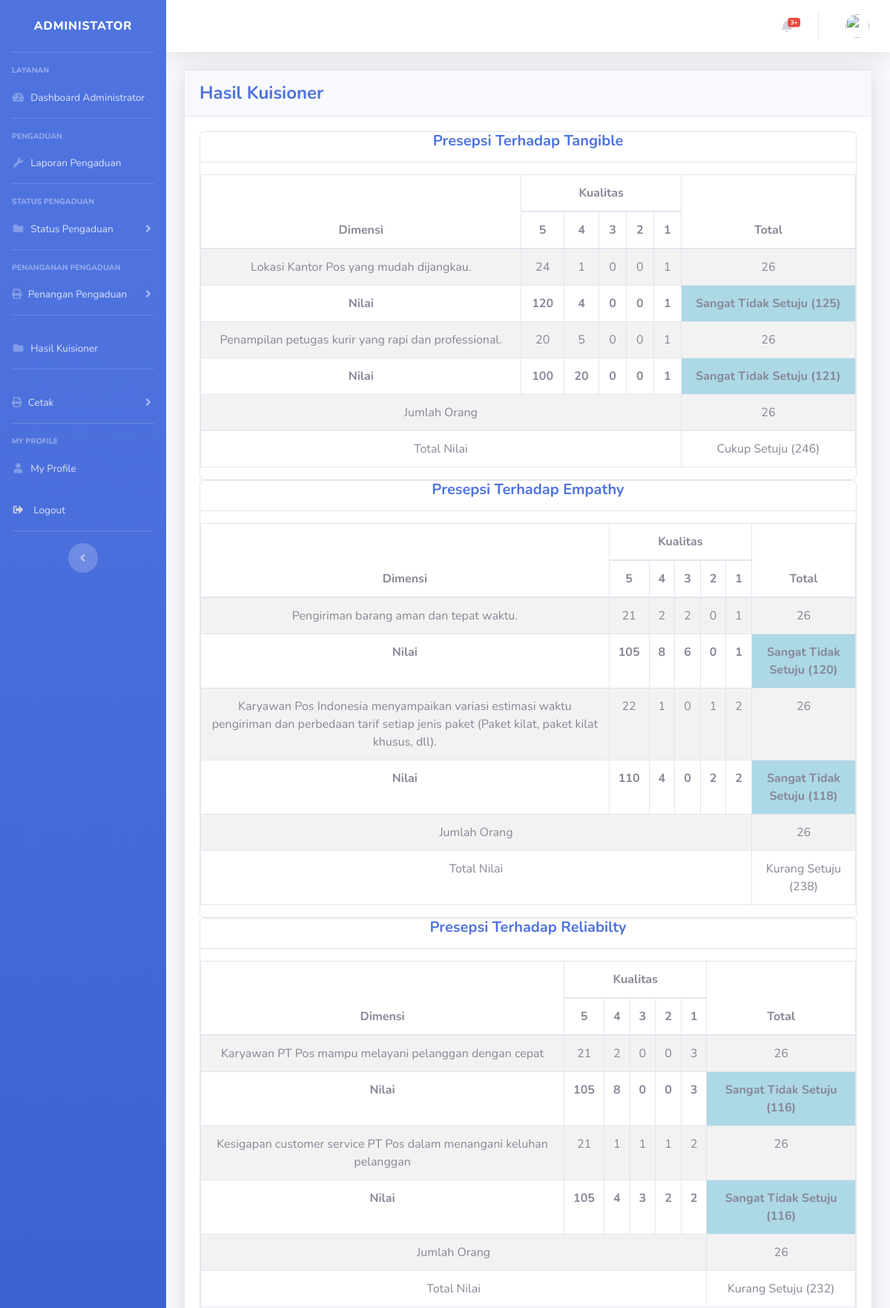
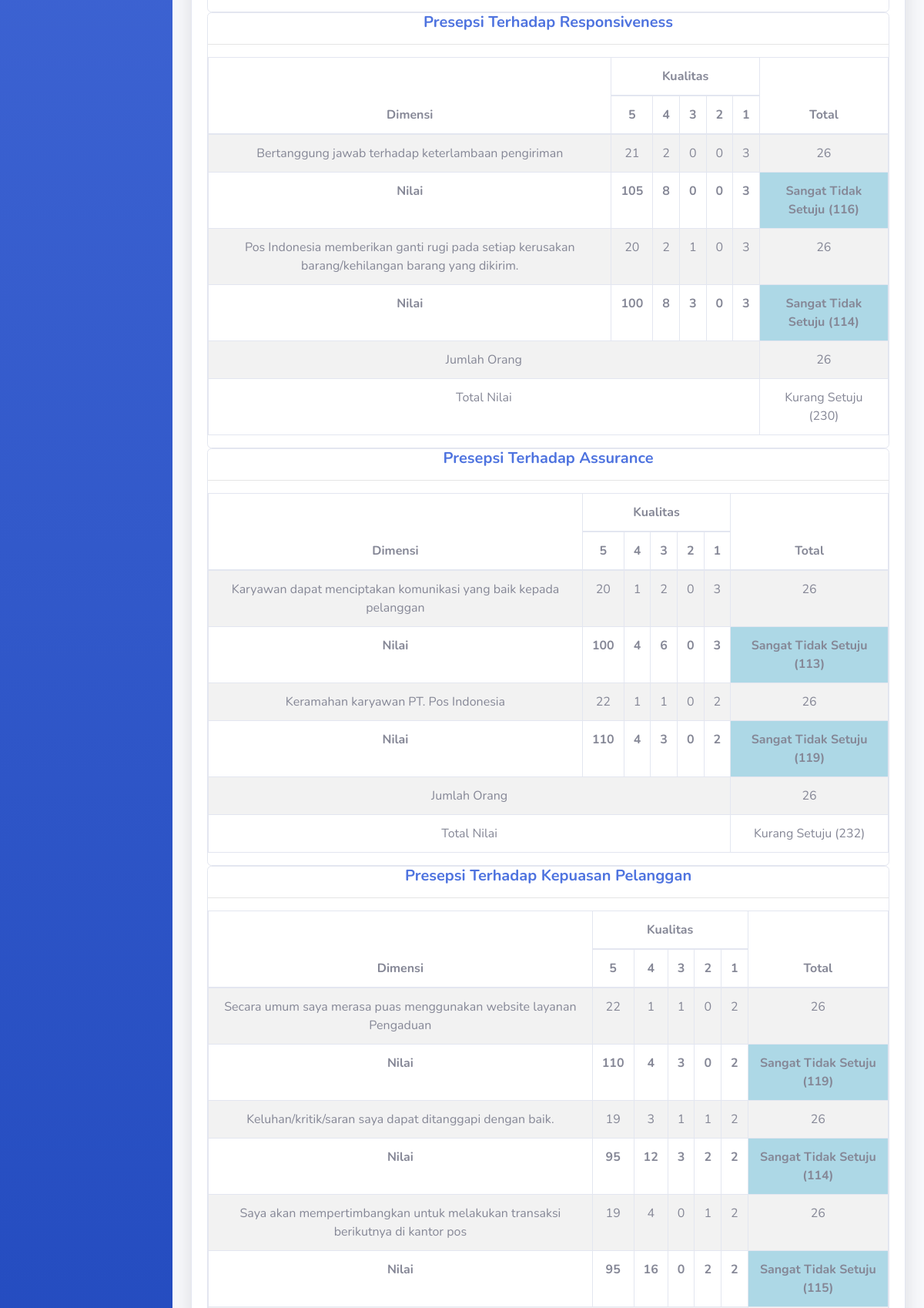
Screenshot of /index.php/admin/hasil_kuisioner (upper part) with the database file from the repository (2 pictures, top to bottom).
### tables this page shows
CREATE TABLE `tbl_tipe_soal` (
  `id_tipe_soal` varchar(255) NOT NULL,
  `tipe_soal` varchar(255) DEFAULT NULL
);

CREATE TABLE `tbl_soal` (
  `id_soal` varchar(100) NOT NULL,
  `id_tipe_soal` varchar(100) NOT NULL,
  `soal` text NOT NULL
);

### application/controllers/admin.php (called while the page is built, shortened)
<?php
class Admin extends CI_Controller
{
    public function __construct()
    {
        $this->load->model('m_cetak');
        $this->load->model('adminm');
        $this->load->model('m_aduan');
        $this->load->library('cfpdf');
    }
    public function hasil_kuisioner()
    {
        $data['title'] = 'Dashboard Admin';
        $data['user'] = $this->db->get_where('user', ['email' =>
        $this->session->userdata('email')])->row_array();
        $data['active_dashboard'] = 'active';
        $data['data_tipe_soal'] = $this->adminm->getAllData('tbl_tipe_soal');
        $this->load->view('templates/header', $data);
        $this->load->view('templates/sidebar_admin', $data);
        $this->load->view('templates/topbar', $data);
        $this->load->view('admin/hasil_kuisioner', $data);
        $this->load->view('templates/footer');
    }
}

### index.php (called while the page is built, shortened)
<?php
require_once BASEPATH.'core/CodeIgniter.php';

### application/models/adminm.php (called while the page is built, shortened)
<?php
class adminm extends CI_Model
{
    public function getAllData($table)
    {
        return $this->db->get($table)->result();
    }
    function get_soal_tipe($id_tipe_soal)
    {
        return $this->db->query("
            SELECT *
            FROM tbl_soal a
            WHERE a.id_tipe_soal = '$id_tipe_soal'
        ")->result();
    }
    function count_jawaban($id_soal, $nilai)
    {
        return $this->db->query("
            SELECT
            COUNT(a.id_jawaban_soal) as jumlah
            FROM tbl_jawaban_soal a
            WHERE a.id_soal = '$id_soal' AND a.nilai_jawaban_soal = '$nilai'
        ")->result();
    }
}

### application/helpers/currency_format_helper.php (called while the page is built, shortened)
<?php if (!defined('BASEPATH')) exit('No direct script access allowed');
if (!function_exists('currency_format')) {
    function count_jawaban($id_soal, $nilai)
    {
        global $CI;
        $data = '';
        $data_row = $CI->adminm->count_jawaban($id_soal, $nilai);
        foreach ($data_row as $row) {
            $data = $row->jumlah;
        }
        return $data;
    }
    function convert_nilai($nilai)
    {
        switch ($nilai) {
            case $nilai >= 80 && $nilai <= 160;
                $data = "Sangat Tidak Setuju";
                break;
        }
        return $data . ' (' . $nilai . ')';
    }
    function convert_total($nilai)
    {
        switch ($nilai) {
            case $nilai >= 161 && $nilai <= 240;
                $data = "Kurang Setuju";
                break;
            case $nilai >= 241 && $nilai <= 320;
                $data = "Cukup Setuju";
                break;
            case $nilai >= 321 && $nilai <= 400;
                $data = "Setuju";
                break;
        }
        return $data . ' (' . $nilai . ')';
    }
}

### application/views/admin/hasil_kuisioner.php (the view)
<div class="container-fluid">
    <div class="card shadow mb-2">
        <div class="card-header py-3">
            <h4 class="m-0 font-weight-bold text-primary">Hasil Kuisioner</h4>
        </div>
        <div class="card-body">
            <div class="text-center">
                <?php
                foreach ($data_tipe_soal as $row) { ?>
                    <div class="card">
                        <div class="header">
                            <div class="table-responsive">
                                <h5 class="m-0 font-weight-bold text-primary">Presepsi Terhadap <?php echo $row->tipe_soal ?></h5>
                                <hr>
                                <table class="table table-bordered table-striped table-hover">
                                    <thead>
                                        <tr>
                                            <th rowspan="2">Dimensi</th>
                                            <th colspan="5">Kualitas</th>
                                            <th rowspan="2">Total</th>
                                        </tr>
                                        <tr>
                                            <th>5</th>
                                            <th>4</th>
                                            <th>3</th>
                                            <th>2</th>
                                            <th>1</th>
                                        </tr>
                                    </thead>
                                    <tbody>
                                        <?php
                                        $_total_ = 0;
                                        $var = $this->adminm->get_soal_tipe($row->id_tipe_soal);
                                        foreach ($var as $row2) {
                                            $jawaban5 = count_jawaban($row2->id_soal, 5);
                                            $jawaban4 = count_jawaban($row2->id_soal, 4);
                                            $jawaban3 = count_jawaban($row2->id_soal, 3);
                                            $jawaban2 = count_jawaban($row2->id_soal, 2);
                                            $jawaban1 = count_jawaban($row2->id_soal, 1);
                                            $total = $jawaban1 + $jawaban2 + $jawaban3 + $jawaban4 + $jawaban5;
                                            $total2 = ($jawaban1 * 1) + ($jawaban2 * 2) + ($jawaban3 * 3) + ($jawaban4 * 4) + ($jawaban5 * 5);
                                            ?>
                                            <tr>
                                                <td><?php echo $row2->soal ?></td>
                                                <td><?php echo $jawaban5 ?></td>
                                                <td><?php echo $jawaban4 ?></td>
                                                <td><?php echo $jawaban3 ?></td>
                                                <td><?php echo $jawaban2 ?></td>
                                                <td><?php echo $jawaban1 ?></td>
                                                <td><?php echo $total ?></td>
                                            </tr>
                                            <tr>
                                                <td><b>Nilai</b></td>
                                                <td><b><?php echo $jawaban5 * 5 ?></b></td>
                                                <td><b><?php echo $jawaban4 * 4 ?></b></td>
                                                <td><b><?php echo $jawaban3 * 3 ?></b></td>
                                                <td><b><?php echo $jawaban2 * 2 ?></b></td>
                                                <td><b><?php echo $jawaban1 * 1 ?></b></td>
                                                <td style="background: lightblue"><b><?php echo convert_nilai($total2) ?></b></td>
                                            </tr>
                                            <?php
                                            $_total_ += $total2;
                                        }
                                        ?>
                                        <tr>
                                            <td colspan="6">Jumlah Orang</td>
                                            <td><?php echo $total ?></td>
                                        </tr>
                                        <tr>
                                            <td colspan="6">Total Nilai</td>
                                            <td><?php echo convert_total($_total_) ?></td>
                                        </tr>
                                    </tbody>
                                </table>
                            </div>
                        </div>
                    </div>
                <?php } ?> </div>
        </div>
    </div>
</div>

### rows the page displays
tbl_tipe_soal: tipe_soal "Tangible", total "26", _total_ "Cukup Setuju (246)"
tbl_soal: soal "Lokasi Kantor Pos yang mudah dijangkau.", jawaban5 "24", jawaban4 "1", jawaban3 "0", jawaban2 "0", jawaban1 "1", total "26", jawaban5 "120", jawaban4 "4", total2 "Sangat Tidak Setuju (125)"
tbl_soal: soal "Penampilan petugas kurir yang rapi dan professional.", jawaban5 "20", jawaban4 "5", jawaban3 "0", jawaban2 "0", jawaban1 "1", total "26", jawaban5 "100", jawaban4 "20", total2 "Sangat Tidak Setuju (121)"
tbl_tipe_soal: tipe_soal "Empathy", total "26", _total_ "Kurang Setuju (238)"
tbl_soal: soal "Pengiriman barang aman dan tepat waktu.", jawaban5 "21", jawaban4 "2", jawaban3 "2", jawaban2 "0", jawaban1 "1", total "26", jawaban5 "105", jawaban4 "8", jawaban3 "6", total2 "Sangat Tidak Setuju (120)"
tbl_soal: soal "Karyawan Pos Indonesia menyampaikan variasi estimasi waktu pengiriman dan perbedaan tarif setiap jenis paket (Paket kilat, paket kilat khusus, dll).", jawaban5 "22", jawaban4 "1", jawaban3 "0", jawaban2 "1", jawaban1 "2", total "26", jawaban5 "110", jawaban4 "4", jawaban2 "2", total2 "Sangat Tidak Setuju (118)"
tbl_tipe_soal: tipe_soal "Reliabilty", total "26", _total_ "Kurang Setuju (232)"
tbl_soal: soal "Karyawan PT Pos mampu melayani pelanggan dengan cepat", jawaban5 "21", jawaban4 "2", jawaban3 "0", jawaban2 "0", jawaban1 "3", total "26", jawaban5 "105", jawaban4 "8", total2 "Sangat Tidak Setuju (116)"
tbl_soal: soal "Kesigapan customer service PT Pos dalam menangani keluhan pelanggan", jawaban5 "21", jawaban4 "1", jawaban3 "1", jawaban2 "1", jawaban1 "2", total "26", jawaban5 "105", jawaban4 "4", jawaban3 "3", jawaban2 "2", total2 "Sangat Tidak Setuju (116)"
tbl_tipe_soal: tipe_soal "Responsiveness", total "26", _total_ "Kurang Setuju (230)"
tbl_soal: soal "Bertanggung jawab terhadap keterlambaan pengiriman", jawaban5 "21", jawaban4 "2", jawaban3 "0", jawaban2 "0", jawaban1 "3", total "26", jawaban5 "105", jawaban4 "8", total2 "Sangat Tidak Setuju (116)"
tbl_soal: soal "Pos Indonesia memberikan ganti rugi pada setiap kerusakan barang/kehilangan barang yang dikirim.", jawaban5 "20", jawaban4 "2", jawaban3 "1", jawaban2 "0", jawaban1 "3", total "26", jawaban5 "100", jawaban4 "8", jawaban3 "3", total2 "Sangat Tidak Setuju (114)"
tbl_tipe_soal: tipe_soal "Assurance", total "26", _total_ "Kurang Setuju (232)"
tbl_soal: soal "Karyawan dapat menciptakan komunikasi yang baik kepada pelanggan", jawaban5 "20", jawaban4 "1", jawaban3 "2", jawaban2 "0", jawaban1 "3", total "26", jawaban5 "100", jawaban4 "4", jawaban3 "6", total2 "Sangat Tidak Setuju (113)"
tbl_soal: soal "Keramahan karyawan PT. Pos Indonesia", jawaban5 "22", jawaban4 "1", jawaban3 "1", jawaban2 "0", jawaban1 "2", total "26", jawaban5 "110", jawaban4 "4", jawaban3 "3", total2 "Sangat Tidak Setuju (119)"
tbl_tipe_soal: tipe_soal "Kepuasan Pelanggan"
tbl_soal: soal "Secara umum saya merasa puas menggunakan website layanan Pengaduan", jawaban5 "22", jawaban4 "1", jawaban3 "1", jawaban2 "0", jawaban1 "2", total "26", jawaban5 "110", jawaban4 "4", jawaban3 "3", total2 "Sangat Tidak Setuju (119)"
tbl_soal: soal "Keluhan/kritik/saran saya dapat ditanggapi dengan baik.", jawaban5 "19", jawaban4 "3", jawaban3 "1", jawaban2 "1", jawaban1 "2", total "26", jawaban5 "95", jawaban4 "12", jawaban3 "3", jawaban2 "2", total2 "Sangat Tidak Setuju (114)"
tbl_soal: soal "Saya akan mempertimbangkan untuk melakukan transaksi berikutnya di kantor pos", jawaban5 "19", jawaban4 "4", jawaban3 "0", jawaban2 "1", jawaban1 "2", total "26", jawaban5 "95", jawaban4 "16", jawaban2 "2", total2 "Sangat Tidak Setuju (115)"
